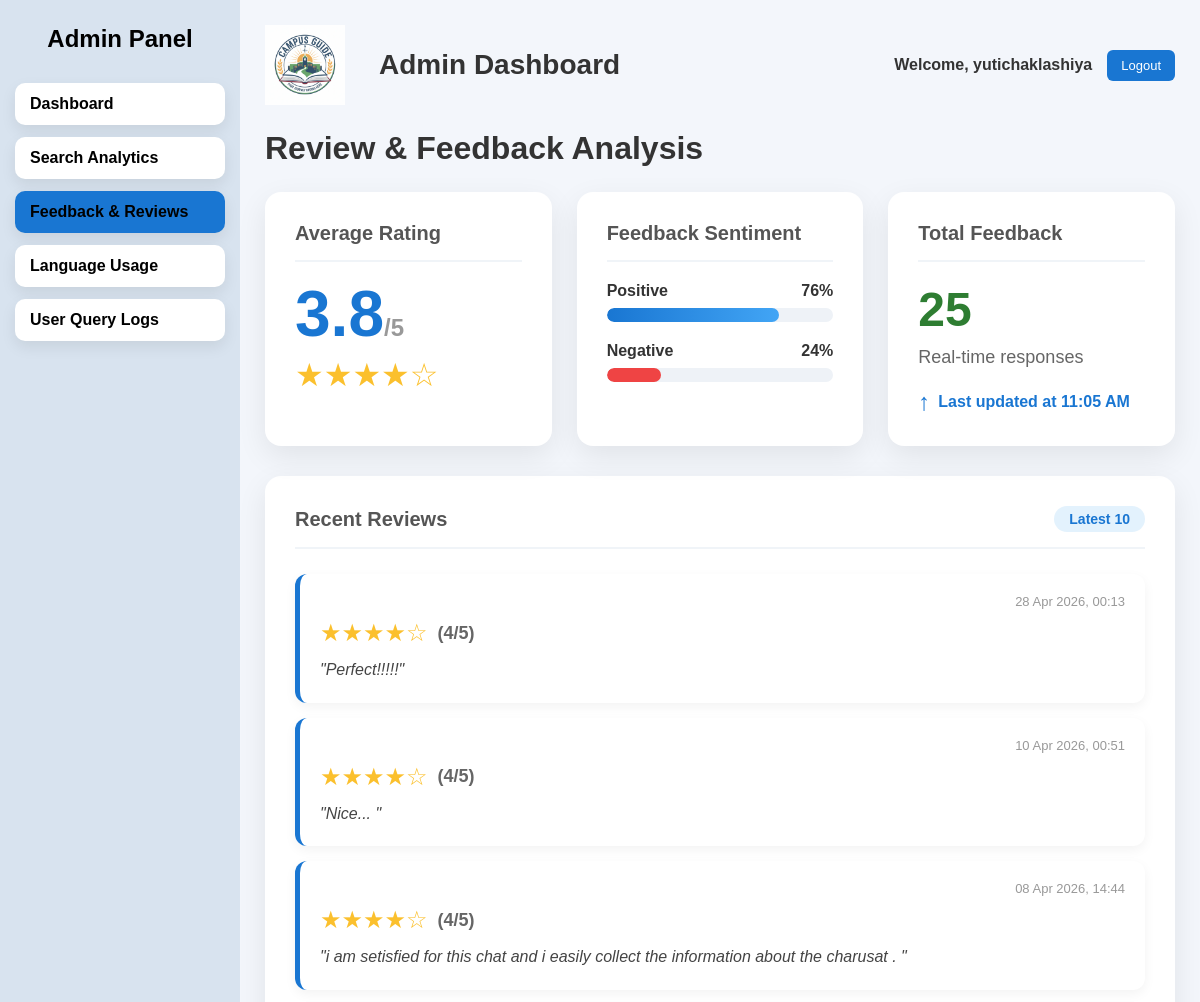
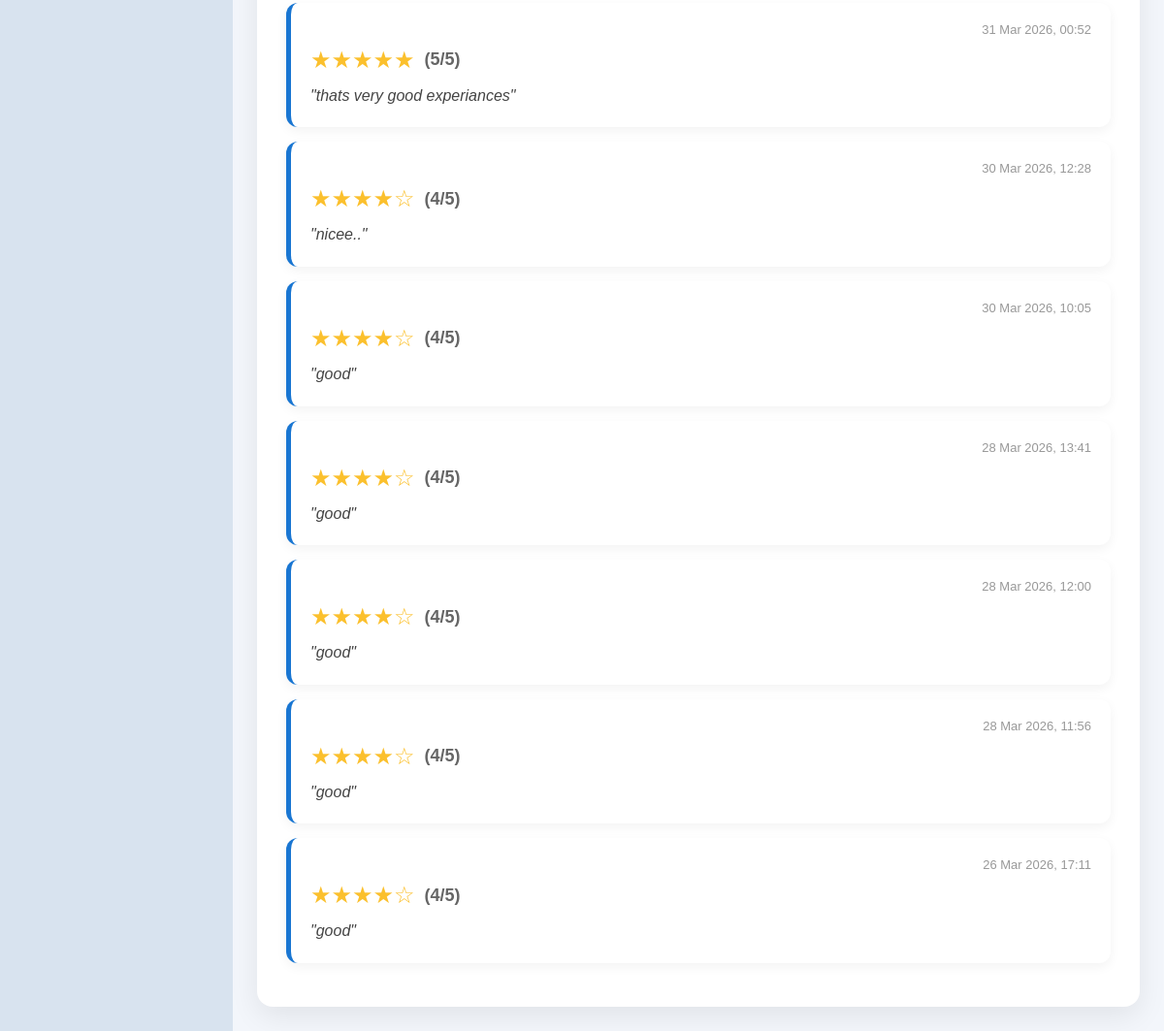
The app's page /en/admin-dashboard/review/ (signed in) with its own data (2 pictures, top to bottom).
### main_app/models.py (models this page shows, shortened)
class Feedback(models.Model):
    user = models.ForeignKey(User, on_delete=models.CASCADE, null=True, blank=True, verbose_name=_("User"))
    name = models.CharField(max_length=100, verbose_name=_("Name"))
    email = models.EmailField(verbose_name=_("Email"))
    rating = models.IntegerField(default=0, verbose_name=_("Rating"))
    message = models.TextField(verbose_name=_("Message"))
    created_at = models.DateTimeField(auto_now_add=True, verbose_name=_("Created At"))
    class Meta:
        ordering = ['-created_at']
        verbose_name = _("Feedback")
        verbose_name_plural = _("Feedbacks")

### main_app/views.py (the view)
# urls.py: path('admin-dashboard/review/', views.admin_review, name='admin_review'),
@login_required
def admin_review(request):
    if not request.user.is_staff:
        return redirect("login")
    feedbacks = Feedback.objects.all().order_by('-created_at') if hasattr(Feedback, 'created_at') else Feedback.objects.all()
    total_feedback = feedbacks.count()
    avg_rating = feedbacks.aggregate(avg=Avg('rating'))['avg'] or 0
    positive = feedbacks.filter(rating__gte=4).count()
    negative = feedbacks.filter(rating__lt=4).count()
    positive_percent = round((positive/total_feedback)*100) if total_feedback > 0 else 0
    negative_percent = round((negative/total_feedback)*100) if total_feedback > 0 else 0
    context = {
        "avg_rating": round(avg_rating, 1),
        "total_feedback": total_feedback,
        "positive_percent": positive_percent,
        "negative_percent": negative_percent,
        "recent_reviews": feedbacks[:10] # Showing more reviews
    }
    return render(request, "main_app/admin_review.html", context)

### main_app/templates/main_app/admin_review.html (shortened to what this page needs)
{% load static %}
{% load i18n %}
<!DOCTYPE html>
<html>
<head>
<link rel="stylesheet" href="{% static 'css/admin_dashboard.css' %}">
</head>
<body>
<div class="dashboard">
<aside class="sidebar">
<h2>{% trans "Admin Panel" %}</h2>
<ul>
<li>
<a href="{% url 'admin_dashboard' %}">{% trans "Dashboard" %}</a>
</li>
<li>
<a href="{% url 'search_analytics' %}">{% trans "Search Analytics" %}</a>
</li>
<li class="active">
<a href="{% url 'admin_review' %}">{% trans "Feedback & Reviews" %}</a>
</li>
<li>
<a href="{% url 'admin_languse' %}">{% trans "Language Usage" %}</a>
</li>
<li>
<a href="{% url 'admin_userquery' %}">{% trans "User Query Logs" %}</a>
</li>
</ul>
</aside>
<div class="main">
<div class="topbar">
<div class="topbar-left">
<img src="{% static 'images/logo.jpg' %}">
<h1 class="dash-title">{% trans "Admin Dashboard" %}</h1>
</div>
<div class="topbar-right">
<span class="welcome">{% trans "Welcome" %}, {{ request.user.username }}</span>
<a href="{% url 'login' %}" class="top-logout">{% trans "Logout" %}</a>
</div>
</div>
<h1 style="margin-bottom:25px;">{% trans "Review & Feedback Analysis" %}</h1>
<div class="grid">
<div class="card">
<h3>{% trans "Average Rating" %}</h3>
<div class="rating-value">
{{ avg_rating }}<small style="font-size: 24px; color: #999;">/5</small>
</div>
<div class="stars-display">
    {% if avg_rating >= 4.5 %} ★★★★★
    {% elif avg_rating >= 3.5 %} ★★★★☆
    {% elif avg_rating >= 2.5 %} ★★★☆☆
    {% elif avg_rating >= 1.5 %} ★★☆☆☆
    {% else %} ★☆☆☆☆
    {% endif %}
</div>
</div>
<div class="card">
<h3>{% trans "Feedback Sentiment" %}</h3>
<div class="bar-container">
    <div class="bar-label">
        <span>{% trans "Positive" %}</span>
        <span>{{ positive_percent }}%</span>
    </div>
    <div class="bar">
        <div class="bar-fill" style="width:{{ positive_percent }}%"></div>
    </div>
</div>
<div class="bar-container">
    <div class="bar-label">
        <span>{% trans "Negative" %}</span>
        <span>{{ negative_percent }}%</span>
    </div>
    <div class="bar">
        <div class="bar-fill" style="width:{{ negative_percent }}%;background:#ef4444"></div>
    </div>
</div>
</div>
<div class="card">
    <h3>{% trans "Total Feedback" %}</h3>
    <div class="total-count">{{ total_feedback }}</div>
    <p class="stat-label">{% trans "Real-time responses" %}</p>
    <div style="margin-top: 20px; color: #1976d2; font-weight: bold; display: flex; align-items: center; gap: 8px;">
        <span style="font-size: 24px; animation: bounce 2s infinite;">↑</span>
        <span id="update-timer">{% trans "Updated now" %}</span>
    </div>
</div>
</div>
<div class="card" style="margin-top:25px">
<div style="display: flex; justify-content: space-between; align-items: center; border-bottom: 2px solid #f0f4f8; padding-bottom: 15px; margin-bottom: 20px;">
    <h3 style="margin: 0; border: none; padding: 0;">{% trans "Recent Reviews" %}</h3>
    <span style="background: #e3f2fd; color: #1976d2; padding: 5px 15px; border-radius: 20px; font-weight: bold; font-size: 14px;">
        {% trans "Latest" %} 10
    </span>
</div>
<div class="review-list">
{% for review in recent_reviews %}
<div class="review-item">
    <div class="review-header">
        <span class="review-date">{{ review.created_at|date:"d M Y, H:i" }}</span>
    </div>
    <div class="review-stars">
        {% if review.rating == 5 %} ★★★★★
        {% elif review.rating == 4 %} ★★★★☆
        {% elif review.rating == 3 %} ★★★☆☆
        {% elif review.rating == 2 %} ★★☆☆☆
        {% else %} ★☆☆☆☆
        {% endif %}
        <span>({{ review.rating }}/5)</span>
    </div>
    <div class="review-text">
        "{{ review.message }}"
    </div>
</div>
{% empty %}
<p style="text-align: center; color: #999; padding: 40px;">{% trans "No reviews yet" %}</p>
{% endfor %}
</div>
</div>
</div>
</div>
</body>
</html>

### main_app/static/css/admin_dashboard.css (style rules this page uses)
* { margin: 0; padding: 0; box-sizing: border-box; font-family: Arial, sans-serif; }
body { background: #eef4fb; }
.dashboard { display: flex; height: 100vh; }
.sidebar { width: 240px; background: #d8e3ef; color: black; padding: 25px 15px; }
.sidebar h2 { text-align: center; margin-bottom: 30px; }
.sidebar ul { list-style: none; }
.sidebar a { text-decoration: none; color: black; font-weight: bold; }
.sidebar ul li { background: #ffffff; color: #333; border-radius: 10px; padding: 12px 15px; margin-bottom: 12px; box-shadow: 0 6px 15px rgba(0,0,0,0.08); transition: all 0.3s ease; }
.sidebar ul li.active { background: #1976d2; color: #ffffff; font-weight: bold; }
.main { flex: 1; padding: 25px; overflow-y: auto; }
.topbar { display: flex; justify-content: space-between; align-items: center; margin-bottom: 25px; }
.topbar-right { display: flex; align-items: center; gap: 15px; }
.topbar-left { display: flex; align-items: center; gap: 14px; }
.topbar-left img { width: 80px; }
.dash-title { font-size: 28px; font-weight: 600; margin-left: 20px; color: #333; }
.welcome { font-weight: 600; color: #333; }
.top-logout { text-decoration: none; background: #1976d2; color: white; padding: 8px 14px; border-radius: 6px; font-size: 13px; transition: 0.3s; }

### main_app/templates/main_app/admin_review.html (style rules this page uses)
body { font-family: 'Segoe UI', Tahoma, Geneva, Verdana, sans-serif; background:#f3f6fb; margin:0; color: #333; }
.grid { display:grid; grid-template-columns:1fr 1fr 1fr; gap:25px; margin-bottom: 30px; }
.card { background:white; padding:30px; border-radius:16px; box-shadow:0 10px 30px rgba(0,0,0,0.08); transition: transform 0.3s ease; }
.card h3 { margin-top: 0; font-size: 20px; color: #555; border-bottom: 2px solid #f0f4f8; padding-bottom: 15px; margin-bottom: 20px; }
.rating-value { font-size:64px; font-weight: 800; color:#1976d2; line-height: 1; margin-bottom: 10px; }
.stars-display { color:#fbc02d; font-size:32px; margin-bottom: 15px; }
.stat-label { font-size: 18px; color: #666; margin-top: 10px; }
.bar-container { margin-bottom: 20px; }
.bar-label { display: flex; justify-content: space-between; margin-bottom: 8px; font-weight: 600; font-size: 16px; }
.bar { height:14px; background:#eef2f7; border-radius:10px; overflow:hidden; }
.bar-fill { height:100%; background: linear-gradient(90deg, #1976d2, #42a5f5); border-radius: 10px; }
.total-count { font-size: 48px; font-weight: 800; color: #2e7d32; }
.review-list { margin-top:25px; }
.review-item { background: #fff; padding: 20px; border-radius: 12px; margin-bottom: 15px; border-left: 5px solid #1976d2; box-shadow: 0 4px 12px rgba(0,0,0,0.05); display: flex; flex-direction: column; gap: 10px; transition: all 0.3s ease; cursor: pointer; }
.review-header { display: flex; justify-content: space-between; align-items: center; }
.review-date { font-size: 13px; color: #999; }
.review-stars { color: #fbc02d; font-size: 24px; display: flex; align-items: center; gap: 10px; }
.review-stars span { color: #666; font-size: 18px; font-weight: 600; }
.review-text { font-size: 16px; line-height: 1.6; color: #444; font-style: italic; }

### records on screen
Feedback: created_at "28 Apr 2026, 00:13", rating "4", message "Perfect!!!!!"
Feedback: created_at "10 Apr 2026, 00:51", rating "4", message "Nice..."
Feedback: created_at "08 Apr 2026, 14:44", rating "4", message "i am setisfied for this chat and i easily collect the information about the charusat ."
Feedback: created_at "31 Mar 2026, 00:52", rating "5", message "thats very good experiances"
Feedback: created_at "30 Mar 2026, 12:28", rating "4", message "nicee.."
Feedback: created_at "30 Mar 2026, 10:05", rating "4", message "good"
Feedback: created_at "28 Mar 2026, 13:41", rating "4", message "good"
Feedback: created_at "28 Mar 2026, 12:00", rating "4", message "good"
Feedback: created_at "28 Mar 2026, 11:56", rating "4", message "good"
Feedback: created_at "26 Mar 2026, 17:11", rating "4", message "good"

### other values on screen
{{ request.user.username }} "yutichaklashiya"
{{ avg_rating }} "3.8"
{{ positive_percent }} "76"
{{ negative_percent }} "24"
{{ total_feedback }} "25"
